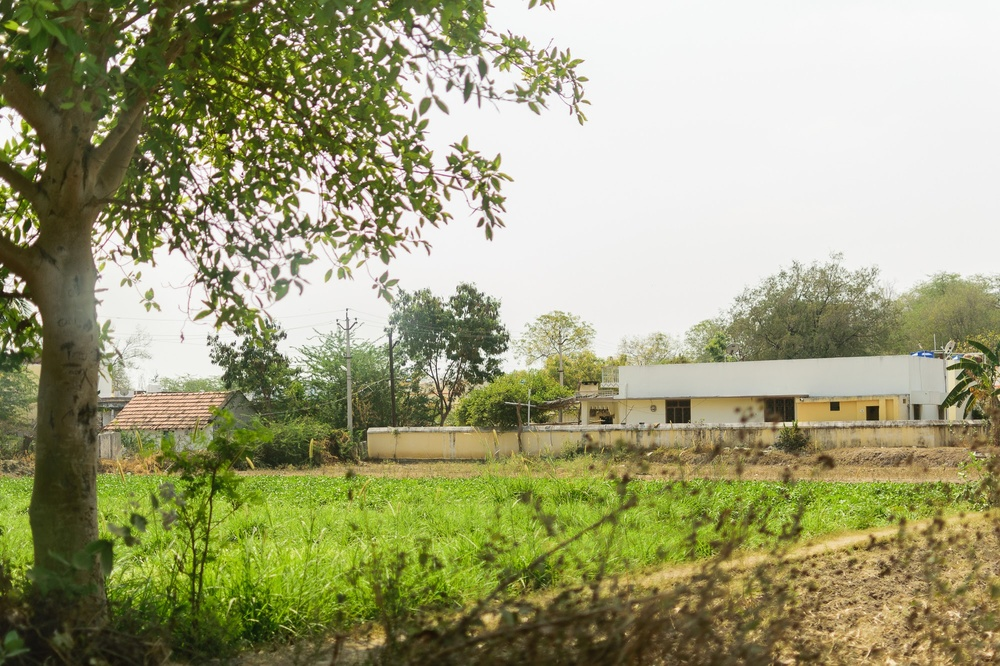
#> input picture test/image_7.jpg, 1000 x 666 px, shrunk from 2000 x 1333 before the run, found by its file name
$ jupyter execute bs4.ipynb
#> lines starting #> are read from the running program, lines starting #| are printed output that depends on the picture
[cell 1]
import cv2
import matplotlib.pyplot as plt
import collections

[cell 2]
# Read an image
img = cv2.imread('data/gs/image_7.jpg')
#> img is the input picture: shape (666, 1000, 3); mean B, G, R 120.2, 158.6, 158

# Convert to grayscale
gray = cv2.cvtColor(img, cv2.COLOR_BGR2GRAY)
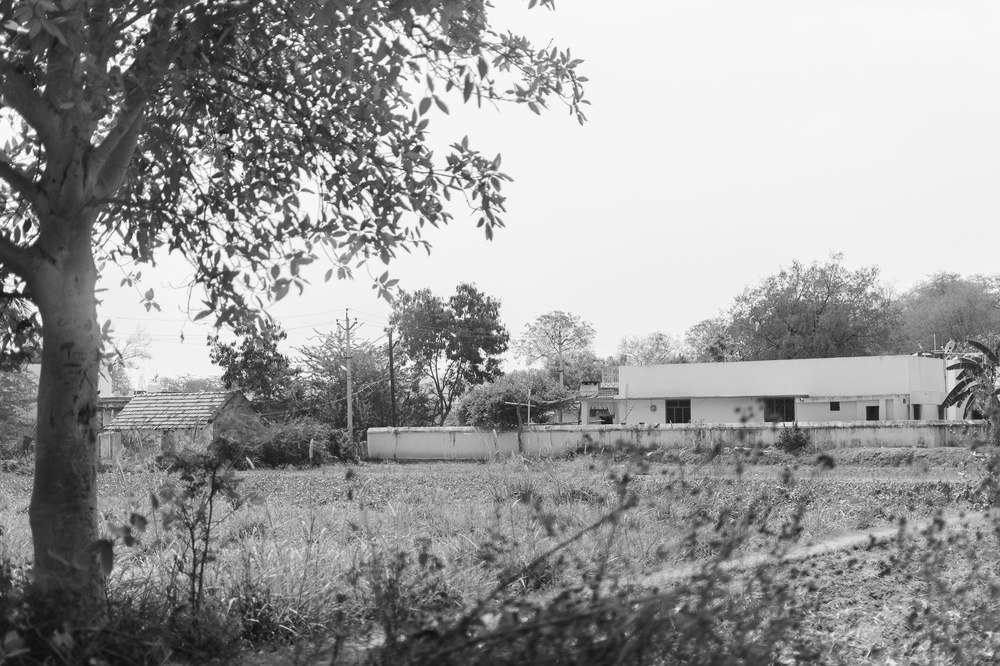
#> gray: shape (666, 1000); min 13, max 255, mean 154.1

plt.imshow(gray, cmap='gray')

[cell 3]
# Pixel values
print(gray)
#> (printed output is left out)

[cell 4]
# Flatten the image
flat = gray.flatten()
print(flat)
#> (printed output is left out)

[cell 5]
# Count the frequency of each value from 0-255
counts = collections.Counter(flat)
#> counts = 243 items

# Sorting the counts because collections.Counter doesn't preserve order
counts_sorted = [ counts[i] for i in range(256) ]
#> counts_sorted = 256 values, max 28927 at index 245, min 0 at index 0, mean 2601.6

print(counts_sorted)
#> (printed output is left out)

[cell 6]
# Plot the counts
plt.plot(range(0, 256), counts_sorted)
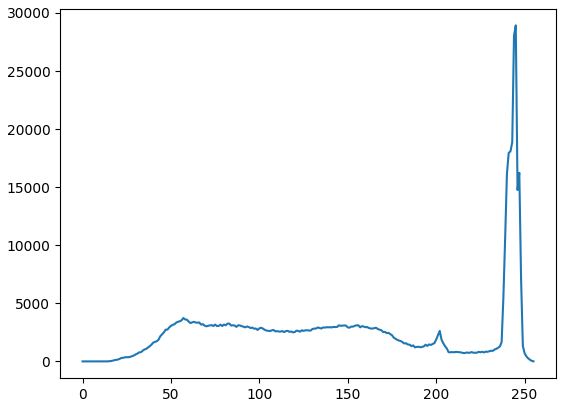
#> figure drawn by matplotlib, 1 panel; curve peaks at x = 245, y = 28927

[cell 7]
# Get a count of leading digits in counts_sorted
leading = [ 0 for i in range(10) ]
for i in range(10):
    for j in range(10):
        leading[i] += counts_sorted[i * 10 + j]
#> after the loop, leading = [0, 350, 3412, 9811, 22302, 34096, 32999, 30829, 31261, 29054]

print(leading)
#| [0, 350, 3412, 9811, 22302, 34096, 32999, 30829, 31261, 29054]

[cell 8]
# Get the probabilities of occurence of each digit in leading position
prob = [ leading[i] / sum(leading) for i in range(10) ]
#> prob = [0, 0.0018, 0.0176, 0.0505, 0.115, 0.176, 0.17, 0.159, 0.161, 0.15]

plt.plot(range(0, 10), prob)
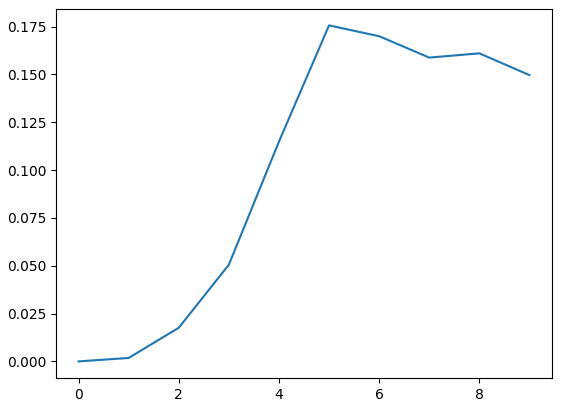
#> figure drawn by matplotlib, 1 panel; curve peaks at x = 5, y = 0.176

$ run again, with test/image_8.jpg copied over test/image_7.jpg
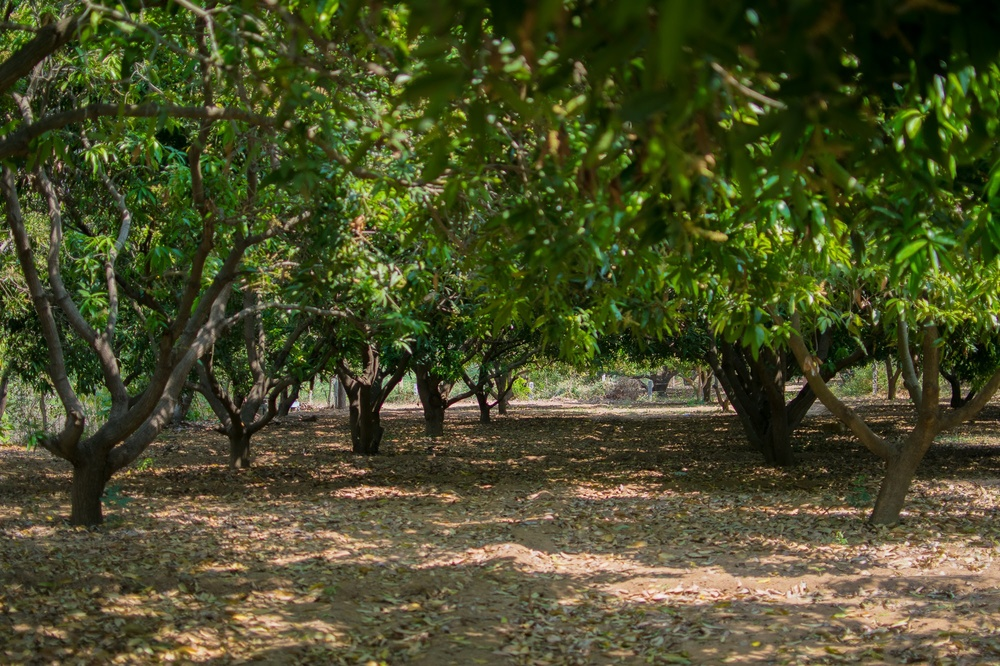
#> input picture test/image_8.jpg, 1000 x 666 px, shrunk from 2000 x 1333 before the run, found by its file name
#> img is the input picture: shape (666, 1000, 3); mean B, G, R 40.5, 76.9, 73.1
#> `gray = cv2.cvtColor(img, cv2.COLOR_BGR2GRAY)`:
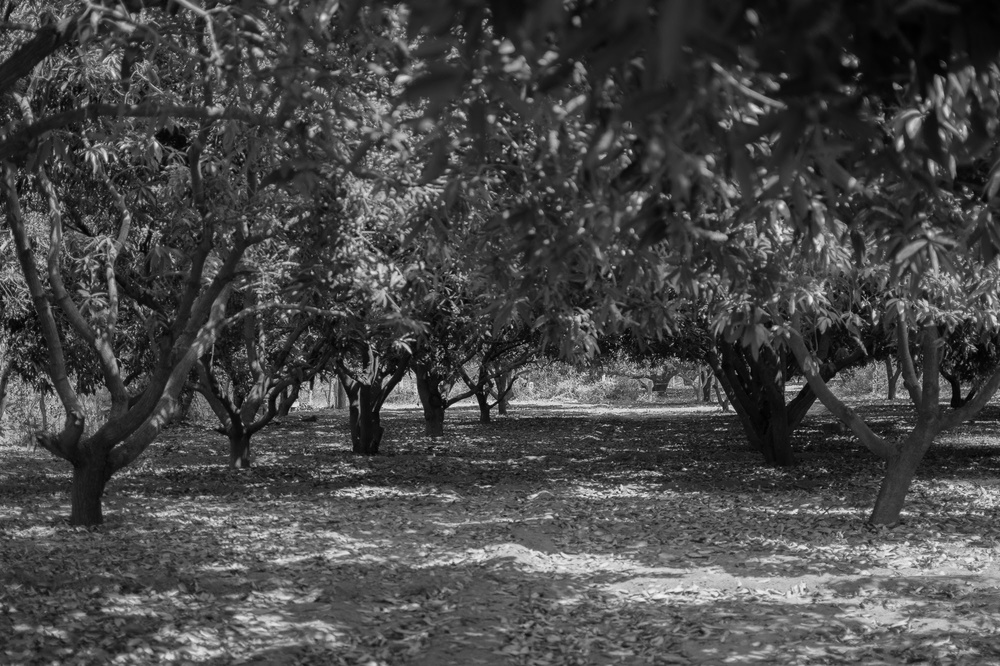
#> gray: shape (666, 1000); min 1, max 247, mean 71.6
#> (printed output is left out)
#> (printed output is left out)
#> counts = 245 items
#> counts_sorted = 256 values, max 8345 at index 46, min 0 at index 0, mean 2601.6
#> (printed output is left out)
#> after the loop `for i in range(10):`: leading = [7012, 30565, 52305, 73954, 81682, 75463, 59474, 50764, 46024, 40064]
#| [7012, 30565, 52305, 73954, 81682, 75463, 59474, 50764, 46024, 40064]
#> prob = [0.0136, 0.0591, 0.101, 0.143, 0.158, 0.146, 0.115, 0.0981, 0.089, 0.0774]
#> `[cell 8]`:
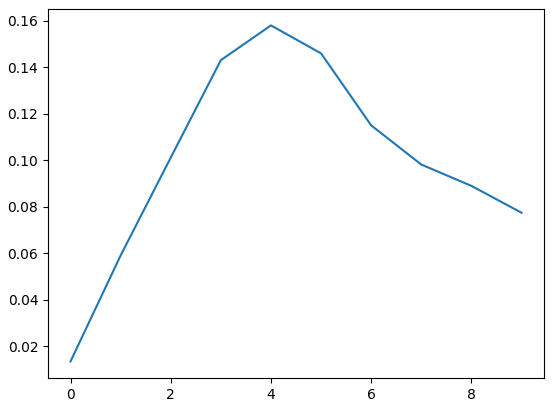
#> figure drawn by matplotlib, 1 panel; curve peaks at x = 4, y = 0.158

$ run again, with test/image_9.jpg copied over test/image_7.jpg
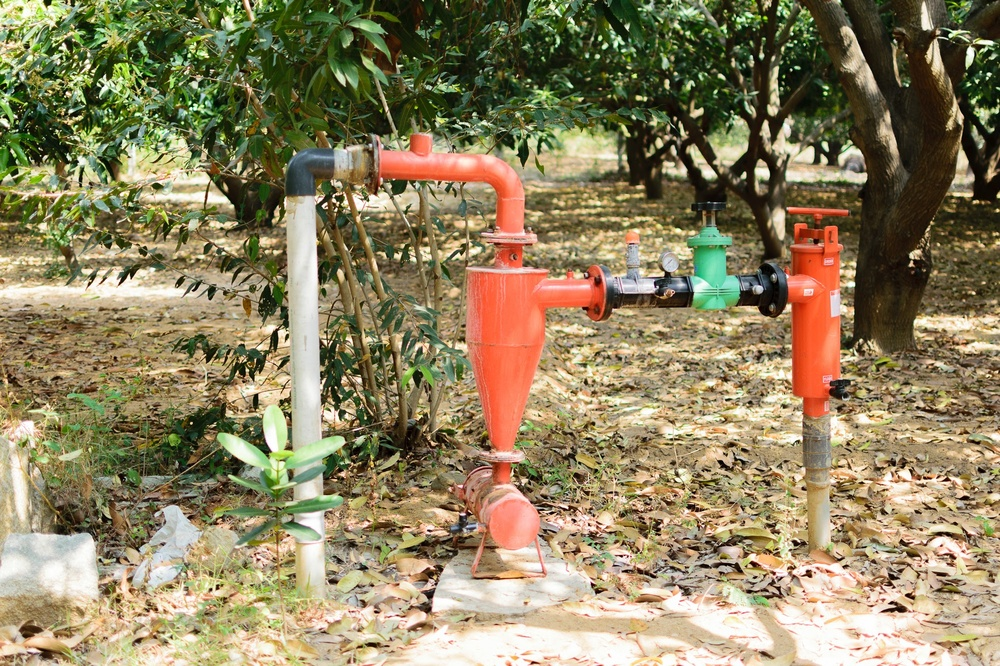
#> input picture test/image_9.jpg, 1000 x 666 px, shrunk from 2000 x 1333 before the run, found by its file name
#> img is the input picture: shape (666, 1000, 3); mean B, G, R 96.1, 130.4, 142.5
#> `gray = cv2.cvtColor(img, cv2.COLOR_BGR2GRAY)`:
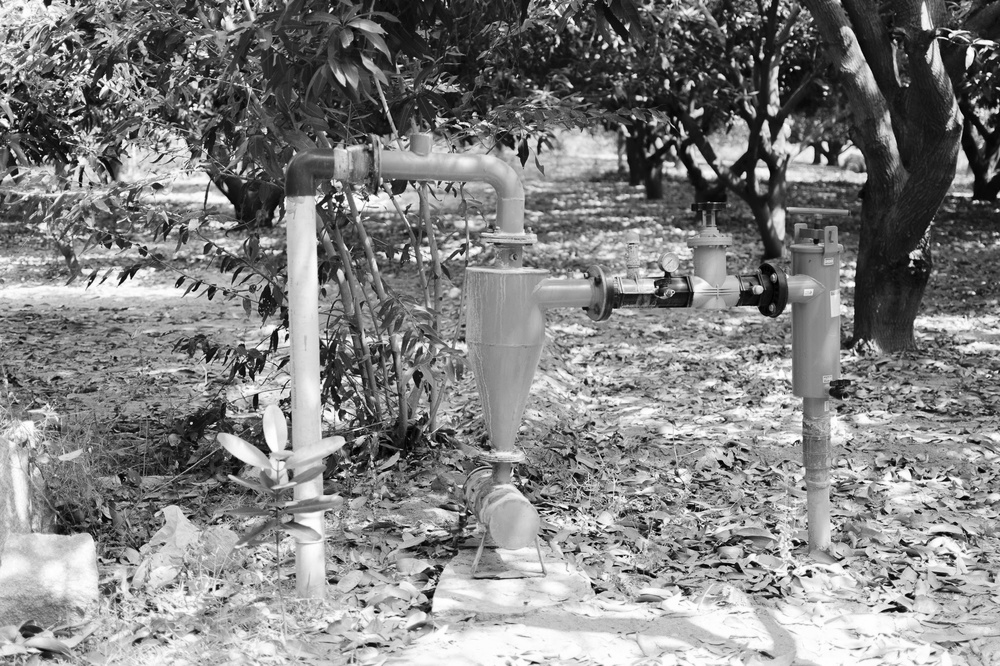
#> gray: shape (666, 1000); min 0, max 255, mean 130.1
#> (printed output is left out)
#> (printed output is left out)
#> counts = 256 items
#> counts_sorted = 256 values, max 3997 at index 25, min 6 at index 0, mean 2601.6
#> (printed output is left out)
#> after the loop `for i in range(10):`: leading = [1889, 13363, 36738, 33909, 29236, 25952, 24308, 24157, 24533, 25107]
#| [1889, 13363, 36738, 33909, 29236, 25952, 24308, 24157, 24533, 25107]
#> prob = [0.0079, 0.0559, 0.154, 0.142, 0.122, 0.108, 0.102, 0.101, 0.103, 0.105]
#> `[cell 8]`:
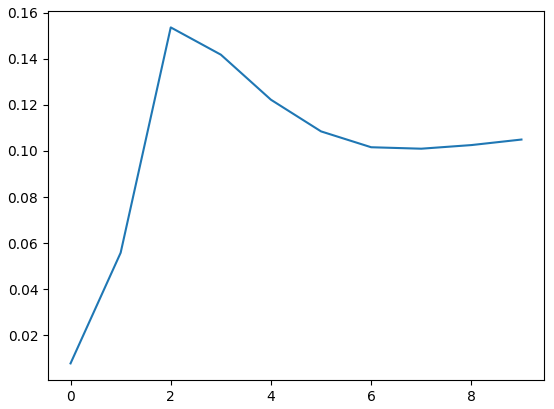
#> figure drawn by matplotlib, 1 panel; curve peaks at x = 2, y = 0.154
